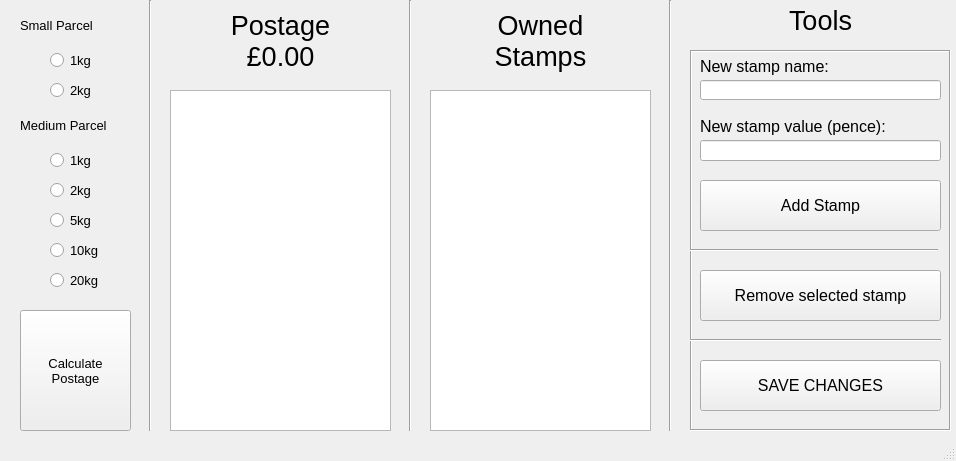
<?xml version="1.0" encoding="UTF-8"?>
<ui version="4.0">
 <class>MainWindow</class>
 <widget class="QMainWindow" name="MainWindow">
  <property name="geometry">
   <rect>
    <x>0</x>
    <y>0</y>
    <width>956</width>
    <height>461</height>
   </rect>
  </property>
  <property name="font">
   <font>
    <family>Tahoma</family>
   </font>
  </property>
  <property name="windowTitle">
   <string>Stamp Calculator</string>
  </property>
  <property name="windowIcon">
   <iconset>
    <normaloff>icon.ico</normaloff>icon.ico</iconset>
  </property>
  <widget class="QWidget" name="centralwidget">
   <widget class="QLabel" name="small_parcel_label">
    <property name="geometry">
     <rect>
      <x>20</x>
      <y>10</y>
      <width>111</width>
      <height>31</height>
     </rect>
    </property>
    <property name="font">
     <font>
      <pointsize>10</pointsize>
     </font>
    </property>
    <property name="text">
     <string>Small Parcel</string>
    </property>
   </widget>
   <widget class="QRadioButton" name="smallParcel1kgRadio">
    <property name="geometry">
     <rect>
      <x>50</x>
      <y>50</y>
      <width>82</width>
      <height>21</height>
     </rect>
    </property>
    <property name="font">
     <font>
      <pointsize>10</pointsize>
     </font>
    </property>
    <property name="text">
     <string>1kg</string>
    </property>
   </widget>
   <widget class="QRadioButton" name="smallParcel2kgRadio">
    <property name="geometry">
     <rect>
      <x>50</x>
      <y>80</y>
      <width>82</width>
      <height>21</height>
     </rect>
    </property>
    <property name="font">
     <font>
      <pointsize>10</pointsize>
     </font>
    </property>
    <property name="text">
     <string>2kg</string>
    </property>
   </widget>
   <widget class="QRadioButton" name="mediumParcel2kgRadio">
    <property name="geometry">
     <rect>
      <x>50</x>
      <y>180</y>
      <width>82</width>
      <height>21</height>
     </rect>
    </property>
    <property name="font">
     <font>
      <pointsize>10</pointsize>
     </font>
    </property>
    <property name="text">
     <string>2kg</string>
    </property>
   </widget>
   <widget class="QRadioButton" name="mediumParcel1kgRadio">
    <property name="geometry">
     <rect>
      <x>50</x>
      <y>150</y>
      <width>82</width>
      <height>21</height>
     </rect>
    </property>
    <property name="font">
     <font>
      <pointsize>10</pointsize>
     </font>
    </property>
    <property name="text">
     <string>1kg</string>
    </property>
   </widget>
   <widget class="QLabel" name="meidum_parcel_label">
    <property name="geometry">
     <rect>
      <x>20</x>
      <y>110</y>
      <width>111</width>
      <height>31</height>
     </rect>
    </property>
    <property name="font">
     <font>
      <pointsize>10</pointsize>
     </font>
    </property>
    <property name="text">
     <string>Medium Parcel</string>
    </property>
   </widget>
   <widget class="QRadioButton" name="mediumParcel5kgRadio">
    <property name="geometry">
     <rect>
      <x>50</x>
      <y>210</y>
      <width>82</width>
      <height>21</height>
     </rect>
    </property>
    <property name="font">
     <font>
      <pointsize>10</pointsize>
     </font>
    </property>
    <property name="text">
     <string>5kg</string>
    </property>
   </widget>
   <widget class="QRadioButton" name="mediumParcel20kgRadio">
    <property name="geometry">
     <rect>
      <x>50</x>
      <y>270</y>
      <width>82</width>
      <height>21</height>
     </rect>
    </property>
    <property name="font">
     <font>
      <pointsize>10</pointsize>
     </font>
    </property>
    <property name="text">
     <string>20kg</string>
    </property>
   </widget>
   <widget class="QRadioButton" name="mediumParcel10kgRadio">
    <property name="geometry">
     <rect>
      <x>50</x>
      <y>240</y>
      <width>82</width>
      <height>21</height>
     </rect>
    </property>
    <property name="font">
     <font>
      <pointsize>10</pointsize>
     </font>
    </property>
    <property name="text">
     <string>10kg</string>
    </property>
   </widget>
   <widget class="QToolButton" name="calc_stamps_btn">
    <property name="geometry">
     <rect>
      <x>20</x>
      <y>310</y>
      <width>111</width>
      <height>121</height>
     </rect>
    </property>
    <property name="font">
     <font>
      <pointsize>10</pointsize>
     </font>
    </property>
    <property name="text">
     <string>Calculate
Postage</string>
    </property>
   </widget>
   <widget class="QLabel" name="result_label">
    <property name="geometry">
     <rect>
      <x>170</x>
      <y>0</y>
      <width>221</width>
      <height>81</height>
     </rect>
    </property>
    <property name="font">
     <font>
      <pointsize>20</pointsize>
      <weight>50</weight>
      <bold>false</bold>
     </font>
    </property>
    <property name="text">
     <string>Postage
£0.00</string>
    </property>
    <property name="alignment">
     <set>Qt::AlignCenter</set>
    </property>
   </widget>
   <widget class="Line" name="vertical_line_1">
    <property name="geometry">
     <rect>
      <x>140</x>
      <y>0</y>
      <width>20</width>
      <height>431</height>
     </rect>
    </property>
    <property name="orientation">
     <enum>Qt::Vertical</enum>
    </property>
   </widget>
   <widget class="Line" name="vertical_line_2">
    <property name="geometry">
     <rect>
      <x>400</x>
      <y>0</y>
      <width>20</width>
      <height>431</height>
     </rect>
    </property>
    <property name="orientation">
     <enum>Qt::Vertical</enum>
    </property>
   </widget>
   <widget class="QLabel" name="current_stamps_label">
    <property name="geometry">
     <rect>
      <x>430</x>
      <y>0</y>
      <width>221</width>
      <height>81</height>
     </rect>
    </property>
    <property name="font">
     <font>
      <pointsize>20</pointsize>
     </font>
    </property>
    <property name="text">
     <string>Owned
Stamps</string>
    </property>
    <property name="alignment">
     <set>Qt::AlignCenter</set>
    </property>
   </widget>
   <widget class="QListWidget" name="result_list">
    <property name="geometry">
     <rect>
      <x>170</x>
      <y>90</y>
      <width>221</width>
      <height>341</height>
     </rect>
    </property>
    <property name="font">
     <font>
      <pointsize>16</pointsize>
     </font>
    </property>
    <property name="defaultDropAction">
     <enum>Qt::IgnoreAction</enum>
    </property>
    <property name="selectionMode">
     <enum>QAbstractItemView::NoSelection</enum>
    </property>
   </widget>
   <widget class="QListWidget" name="current_stamps_list">
    <property name="geometry">
     <rect>
      <x>430</x>
      <y>90</y>
      <width>221</width>
      <height>341</height>
     </rect>
    </property>
    <property name="font">
     <font>
      <pointsize>16</pointsize>
     </font>
    </property>
    <property name="showDropIndicator" stdset="0">
     <bool>false</bool>
    </property>
    <property name="defaultDropAction">
     <enum>Qt::IgnoreAction</enum>
    </property>
    <property name="selectionMode">
     <enum>QAbstractItemView::SingleSelection</enum>
    </property>
    <property name="isWrapping" stdset="0">
     <bool>false</bool>
    </property>
    <property name="wordWrap">
     <bool>true</bool>
    </property>
   </widget>
   <widget class="QLabel" name="tools_label">
    <property name="geometry">
     <rect>
      <x>690</x>
      <y>0</y>
      <width>261</width>
      <height>41</height>
     </rect>
    </property>
    <property name="font">
     <font>
      <pointsize>20</pointsize>
     </font>
    </property>
    <property name="text">
     <string>Tools</string>
    </property>
    <property name="alignment">
     <set>Qt::AlignCenter</set>
    </property>
   </widget>
   <widget class="Line" name="veritcal_line_2">
    <property name="geometry">
     <rect>
      <x>660</x>
      <y>0</y>
      <width>20</width>
      <height>431</height>
     </rect>
    </property>
    <property name="orientation">
     <enum>Qt::Vertical</enum>
    </property>
   </widget>
   <widget class="QFrame" name="btn_frame">
    <property name="geometry">
     <rect>
      <x>690</x>
      <y>50</y>
      <width>261</width>
      <height>381</height>
     </rect>
    </property>
    <property name="frameShape">
     <enum>QFrame::Box</enum>
    </property>
    <property name="frameShadow">
     <enum>QFrame::Sunken</enum>
    </property>
    <widget class="QToolButton" name="rmv_selected_btn">
     <property name="geometry">
      <rect>
       <x>10</x>
       <y>220</y>
       <width>241</width>
       <height>51</height>
      </rect>
     </property>
     <property name="font">
      <font>
       <pointsize>12</pointsize>
      </font>
     </property>
     <property name="text">
      <string>Remove selected stamp</string>
     </property>
    </widget>
    <widget class="QToolButton" name="add_new_stamp_btn">
     <property name="geometry">
      <rect>
       <x>10</x>
       <y>130</y>
       <width>241</width>
       <height>51</height>
      </rect>
     </property>
     <property name="font">
      <font>
       <pointsize>12</pointsize>
      </font>
     </property>
     <property name="text">
      <string>Add Stamp</string>
     </property>
    </widget>
    <widget class="QLineEdit" name="new_stamp_name_line_edit">
     <property name="geometry">
      <rect>
       <x>10</x>
       <y>30</y>
       <width>241</width>
       <height>20</height>
      </rect>
     </property>
    </widget>
    <widget class="QLabel" name="new_stamp_name_label">
     <property name="geometry">
      <rect>
       <x>10</x>
       <y>6</y>
       <width>241</width>
       <height>20</height>
      </rect>
     </property>
     <property name="font">
      <font>
       <pointsize>12</pointsize>
      </font>
     </property>
     <property name="text">
      <string>New stamp name:</string>
     </property>
    </widget>
    <widget class="Line" name="horizontal_line_1">
     <property name="geometry">
      <rect>
       <x>-3</x>
       <y>190</y>
       <width>251</width>
       <height>20</height>
      </rect>
     </property>
     <property name="orientation">
      <enum>Qt::Horizontal</enum>
     </property>
    </widget>
    <widget class="QToolButton" name="save_changes_btn">
     <property name="geometry">
      <rect>
       <x>10</x>
       <y>310</y>
       <width>241</width>
       <height>51</height>
      </rect>
     </property>
     <property name="font">
      <font>
       <pointsize>12</pointsize>
      </font>
     </property>
     <property name="text">
      <string>SAVE CHANGES</string>
     </property>
    </widget>
    <widget class="Line" name="horizontal_line_2">
     <property name="geometry">
      <rect>
       <x>0</x>
       <y>280</y>
       <width>251</width>
       <height>20</height>
      </rect>
     </property>
     <property name="orientation">
      <enum>Qt::Horizontal</enum>
     </property>
    </widget>
    <widget class="QLabel" name="new_stamp_value_label">
     <property name="geometry">
      <rect>
       <x>10</x>
       <y>66</y>
       <width>241</width>
       <height>20</height>
      </rect>
     </property>
     <property name="font">
      <font>
       <pointsize>12</pointsize>
      </font>
     </property>
     <property name="text">
      <string>New stamp value (pence):</string>
     </property>
    </widget>
    <widget class="QLineEdit" name="new_stamp_value_line_edit">
     <property name="geometry">
      <rect>
       <x>10</x>
       <y>90</y>
       <width>241</width>
       <height>21</height>
      </rect>
     </property>
    </widget>
   </widget>
  </widget>
  <widget class="QStatusBar" name="statusbar"/>
 </widget>
 <tabstops>
  <tabstop>new_stamp_name_line_edit</tabstop>
  <tabstop>new_stamp_value_line_edit</tabstop>
  <tabstop>add_new_stamp_btn</tabstop>
  <tabstop>rmv_selected_btn</tabstop>
  <tabstop>save_changes_btn</tabstop>
  <tabstop>smallParcel1kgRadio</tabstop>
  <tabstop>smallParcel2kgRadio</tabstop>
  <tabstop>mediumParcel1kgRadio</tabstop>
  <tabstop>mediumParcel2kgRadio</tabstop>
  <tabstop>mediumParcel5kgRadio</tabstop>
  <tabstop>mediumParcel10kgRadio</tabstop>
  <tabstop>mediumParcel20kgRadio</tabstop>
  <tabstop>calc_stamps_btn</tabstop>
  <tabstop>result_list</tabstop>
  <tabstop>current_stamps_list</tabstop>
 </tabstops>
 <resources/>
 <connections/>
</ui>
